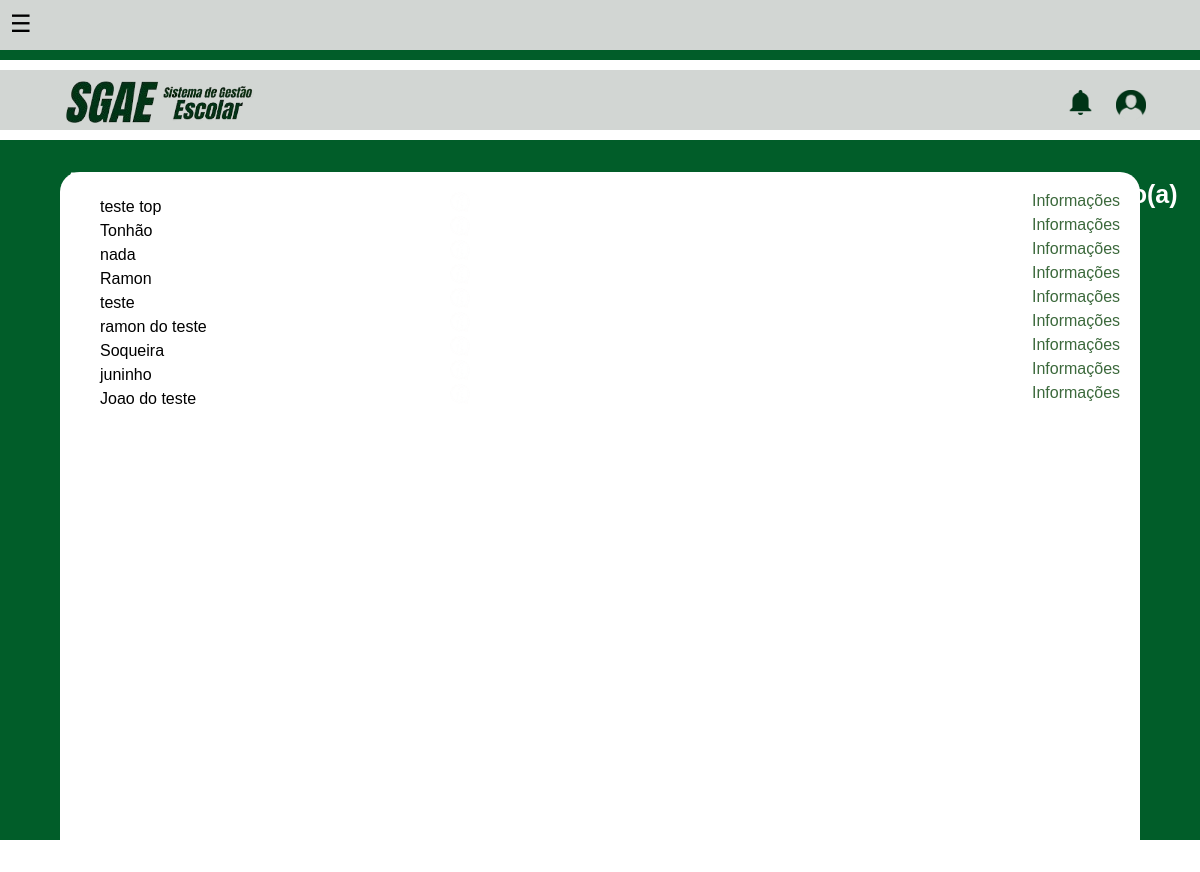
Page /PPInte/gere_alunos.php (signed in) on the earlier database version.
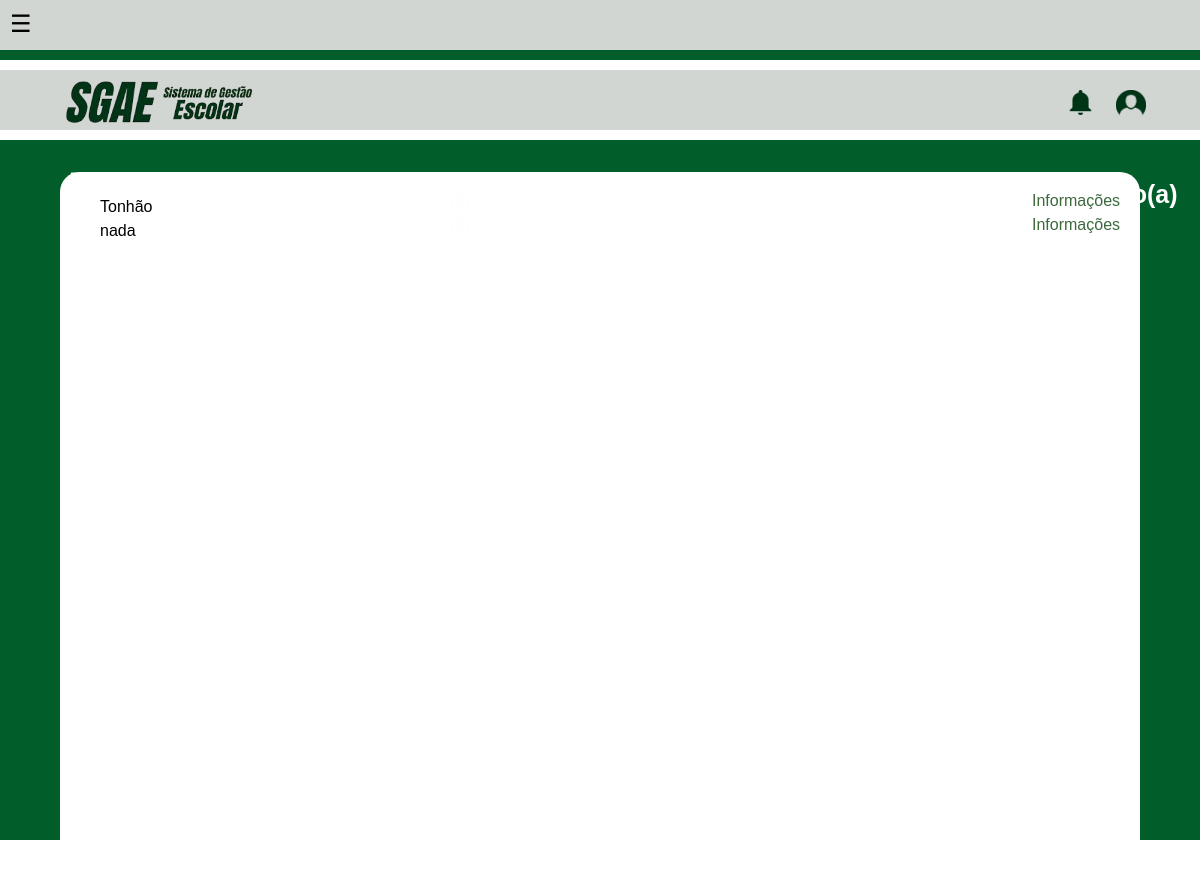
Same page on the later database version.
### tables this page shows
CREATE TABLE `professor` (
  `id_prof` int(11) NOT NULL,
  `foto` varchar(255) DEFAULT NULL
);

CREATE TABLE `usuario` (
  `cpf` char(11) NOT NULL,
  `Siape` varchar(45) NOT NULL,
  `foto` varchar(200) DEFAULT NULL,
  `id_us` int(11) NOT NULL,
  `email` varchar(45) NOT NULL,
  `nome` varchar(45) NOT NULL,
  `senha` varchar(45) NOT NULL,
  `fone` varchar(20) NOT NULL
);

### PPInte/gere_alunos.php (the view, shortened to what this page needs)
<?php
    require('config.php');
    $sql = "select usuario.id_us, usuario.Siape, usuario.nome, professor.id_prof, usuario.foto from usuario inner join professor where usuario.id_us=professor.id_prof";
    $res = $conn->query($sql) or die($conn->error);
    $qtd = $res->num_rows;
    $Checagem = "select * from setor where id_set = '{$_SESSION['id_us']}'";
    $ConsultaC = $conn->query($Checagem);
    $qtdChecagem = $ConsultaC->num_rows;
    if ($qtdChecagem > 0) {
        ?>
            <!DOCTYPE html>
            <html lang="pt-BR">
            <head>
                <link rel="stylesheet" href="alunos.css">
            </head>
            <body>
                <div class="top-bar">
                    <div class="menu-container">
                        <div class="menu-abriricon" onclick="openMenu()">☰</div>
                    </div>
                </div>
                <div class="green-bar"></div>
                <div class="bottom-bar">
                <div class="iconeNotificacao">
                        <img src="Imagens/Notificacao.png">
                    </div>
                    <div class="iconeTitulo">
                        <img src="Imagens/Titulo.png">
                    </div>
                    <div class="iconePerfil">
                        <img src="Imagens/Perfil.png">
                    </div>
                </div>
                <div class="new-green-bar">
                    <div class="Titulo-Alunos">
                        <h1>ALUNOS</h1>
                    </div>
                </div>
                <div class="new-bottom-bar">
                    <div class="box-center">
                        <div class="InformaçõesProf";>
                            <?php
                            if($qtd > 0){
                                echo "<div class='professores-container'>";
                                while($row = $res->fetch_object()){
                                    echo "<div class='backgroundFundo1'>";
                                    echo "<p class='nome-aluno'>" . $row->nome . "</p>";
                                    echo "<div class='botaoinfo'>";
                                    echo "<a>Informações</a>";
                                    echo "</div>";
                                    echo "<div class='imagemBotao'>";
                                    echo "<img onclick=\"window.location.href='professor.php?id_prof=" . htmlspecialchars($row->id_prof, ENT_QUOTES, 'UTF-8') . "'\" src='Imagens/Informacoes.png' alt='Informações'>";
                                    echo "</div>";
                                    echo "</div>";
                                }
                                echo "</div>";
                            }
                            ?>
                        </div>
                    </div>
                </div>
            </body>
            </html>
<?php
    } else{
        print"<script>location.href='index.php'; alert('Você não tem permissão para acessar esta área do sistema')</script>";
    }
?>

### PPInte/alunos.css (style rules this page uses)
.top-bar { width: 100%; height: 50px; background-color: #d2d6d3; position: relative; }
.green-bar { width: 100%; height: 10px; background-color: #015d29; position: relative; top: 0px; }
.bottom-bar { width: 100%; height: 60px; background-color: #d2d6d3; position: relative; top: 10px; }
.new-green-bar { width: 100%; height: 100px; background-color: #015d29; position: relative; top: 20px; }
.new-bottom-bar { width: 100%; height: 75vh; background-color: #015d29; position: relative; top: 20px; }
.box-center { width: 90%; height: 700px; background-color: white; position: relative; top: 47%; left: 50%; transform: translate(-50%, -50%); border-radius: 20px; box-sizing: border-box; padding: 20px; overflow: auto; }
.Titulo-Alunos h1 { font-size: 35px; color: White; position: absolute; font-family: 'Anton'; font-style: Italic; letter-spacing: 1px; top: 0px; left: 5%; }
.iconeTitulo img { width: 250px; height: auto; position: absolute; top: 10px; left: 50px; }
.iconeNotificacao img { width: 25px; height: auto; position: absolute; top: 20px; left: 89%; }
.iconePerfil img { width: 30px; height: auto; position: absolute; top: 20px; left: 93%; }
.menu-container { position: absolute; display: inline-block; }
.menu-abriricon { font-size: 24px; cursor: pointer; position: absolute; top: 10px; left: 10px; }
.backgroundFundo1 { display: table-row; width: 100%; border-bottom: 1px solid #e0e0e0; }
.nome-aluno { display: table-cell; padding-left: 20px; width: 350px; height: 20px; }
.botaoinfo { display: table-cell; text-align: center; }
.imagemBotao img { width: 20px; height: auto; transition: transform 0.3s ease; cursor: pointer; text-decoration: none; }
body { margin: 0; font-family: Arial, sans-serif; }
.botaoinfo a { cursor: pointer; text-decoration: none; color: #3C693C; text-align: right; position: absolute; left: 90%; }

Differences in the rows shown:
removed professor: id_prof.nome "teste top"
removed professor: id_prof.nome "Ramon"
removed professor: id_prof.nome "teste"
removed professor: id_prof.nome "ramon do teste"
removed professor: id_prof.nome "Soqueira"
removed professor: id_prof.nome "juninho"
removed professor: id_prof.nome "Joao do teste"
